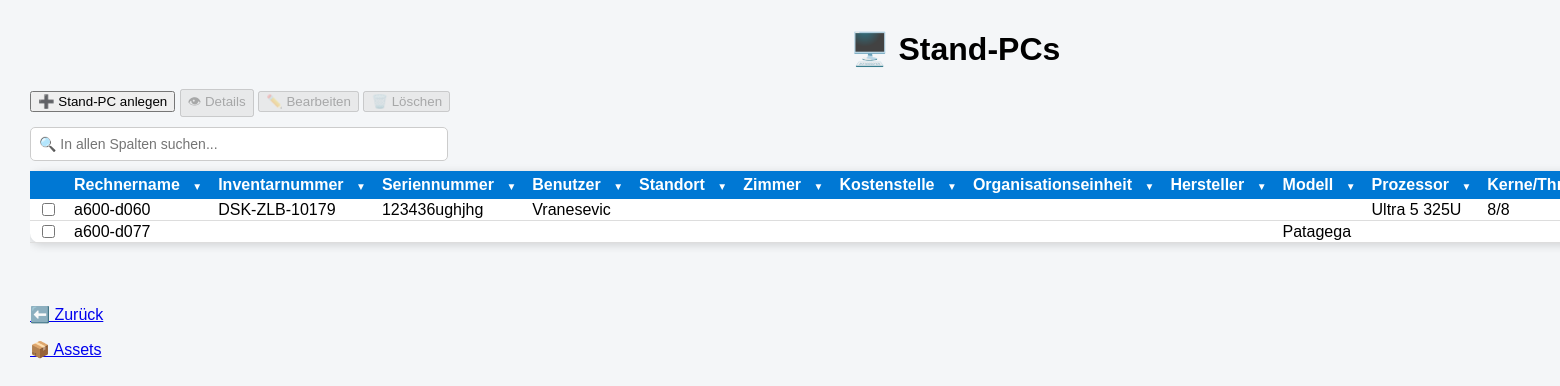
Before: /assets/standpc with the older database file.
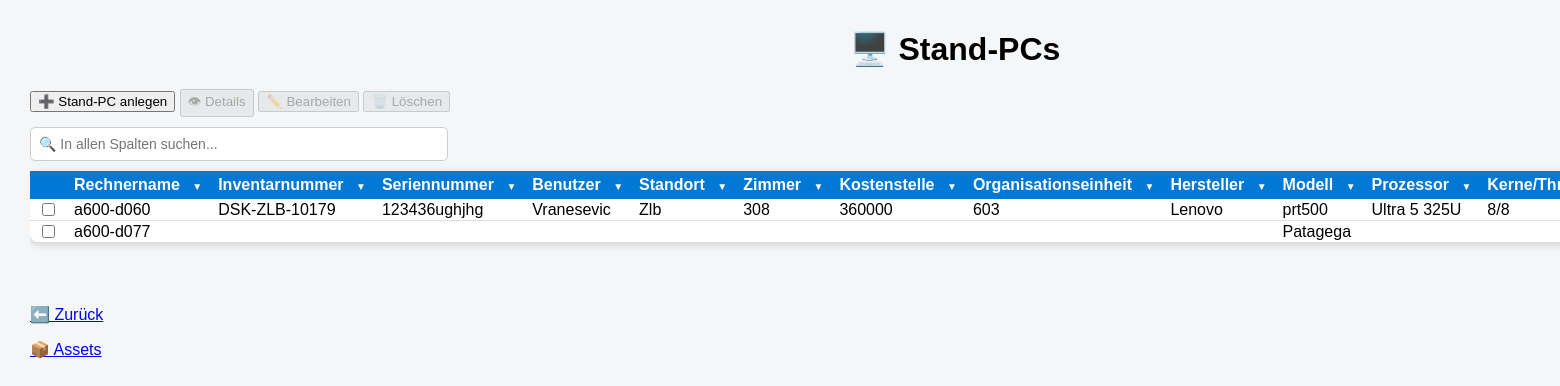
After: the same page with the newer database file.
### tables this page shows
CREATE TABLE assets (

    id INTEGER PRIMARY KEY,

    inventarnummer TEXT,
    rechnername TEXT,
    seriennummer TEXT,

    kostenstelle TEXT,
    organisationseinheit TEXT,

    standort TEXT,
    zimmer TEXT,

    anschaffungsdatum TEXT,
    installationsdatum TEXT,

    assettyp TEXT,
    verwendungsart TEXT,

    status TEXT,

    hersteller TEXT,
    modell TEXT,

    mac_adresse TEXT,
    garantie TEXT,

    verwaltungsart TEXT,

    prozessor TEXT,
    kerne_threads TEXT,

    ram TEXT,
    festplatte TEXT,

    betriebssystem TEXT,

    displaygroesse TEXT,
    dockingstation TEXT,

    anlagenummer TEXT,

    mitarbeiter TEXT,

    bemerkung TEXT

, druckertyp TEXT);

### app.py (the view)
@app.route("/assets/standpc")
def standpcs():
    sortierung = request.args.get("sort", "rechnername")
    richtung = request.args.get("richtung", "ASC")
    erlaubte_spalten = [
        "inventarnummer",
        "rechnername",
        "seriennummer",
        "kostenstelle",
        "organisationseinheit",
        "standort",
        "zimmer",
        "anschaffungsdatum",
        "installationsdatum",
        "assettyp",
        "verwendungsart",
        "status",
        "hersteller",
        "modell",
        "mac_adresse",
        "garantie",
        "verwaltungsart",
        "prozessor",
        "kerne_threads",
        "ram",
        "festplatte",
        "betriebssystem",
        "displaygroesse",
        "dockingstation",
        "anlagenummer",
        "mitarbeiter",
        "bemerkung"
    ]
    if sortierung not in erlaubte_spalten:
        sortierung = "rechnername"
    if richtung not in ["ASC", "DESC"]:
        richtung = "ASC"
    verbindung = sqlite3.connect("asset_management.db")
    cursor = verbindung.cursor()
    cursor.execute(f"""
        SELECT *
        FROM assets
        WHERE LOWER(assettyp) = 'stand-pc'
        ORDER BY {sortierung} {richtung}
    """)
    standpcs = cursor.fetchall()
    print(standpcs)
    verbindung.close()
    return render_template(
        "standpc.html",
        standpcs=standpcs
    )

### templates/standpc.html (shortened to what the changed rows need)
<!DOCTYPE html>
<html>
<head>
    <link rel="stylesheet"
          href="{{ url_for('static', filename='style.css') }}">
    <link rel="stylesheet"
          href="{{ url_for('static', filename='assets_liste_tables.css') }}">
    <link rel="stylesheet"
          href="{{ url_for('static', filename='dropdowns.css') }}">
</head>
<body>
<div class="container">
    <h1>🖥️ Stand-PCs </h1>
    <div style="overflow-x:auto;">
        <table>
            <tr>
                <th></th>
                <th class="dropdown-column">
                Rechnername
                <span class="dropdown-button">▼</span>
             </th>
                <th class="dropdown-column">
                    Inventarnummer
                    <span class="dropdown-button">▼</span>
                </th>
                <th class="dropdown-column">
                    Seriennummer
                    <span class="dropdown-button">▼</span>
                </th>
                <th class="dropdown-column">
                    Benutzer
                    <span class="dropdown-button">▼</span>
                </th>
               <th class="dropdown-column">
                    Standort
                    <span class="dropdown-button">▼</span>
                </th>
                <th class="dropdown-column">
                    Zimmer
                    <span class="dropdown-button">▼</span>
                </th>
                <th class="dropdown-column">
                    Kostenstelle
                    <span class="dropdown-button">▼</span>
                </th>
                <th class="dropdown-column">
                    Organisationseinheit
                    <span class="dropdown-button">▼</span>
                </th>
                <th class="dropdown-column">
                    Hersteller
                    <span class="dropdown-button">▼</span>
                </th>
                <th class="dropdown-column">
                    Modell
                    <span class="dropdown-button">▼</span>
                </th>
                <th class="dropdown-column">
                    Prozessor
                    <span class="dropdown-button">▼</span>
                </th>
                <th class="dropdown-column">
                    Kerne/Threads
                </th>
            </tr>
            {% for pc in standpcs %}
            <tr>
                <td>
                   <input
                    type="checkbox"
                    class="asset-checkbox"
                    data-id="{{ pc[0] }}"
>
                </td>
                <td>{{ pc[2] }}</td>
                <td>{{ pc[1] }}</td>
                <td>{{ pc[3] }}</td>
                <td>{{ pc[26] }}</td>
                <td>{{ pc[6] }}</td>
                <td>{{ pc[7] }}</td>
                <td>{{ pc[4] }}</td>
                <td>{{ pc[5] }}</td>
                <td>{{ pc[13] }}</td>
                <td>{{ pc[14] }}</td>
                <td>{{ pc[18] }}</td>
                <td>{{ pc[19] }}</td>
            </tr>
            {% endfor %}
        </table>
    </div>
    <br><br>
</div>
</body>
</html>

Changed rows visible on the page:
changed assets "DSK-ZLB-10179": standort (not shown) → "Zlb"; zimmer (not shown) → "308"; kostenstelle (not shown) → "360000"; organisationseinheit (not shown) → "603"; hersteller (not shown) → "Lenovo"; modell (not shown) → "prt500"
